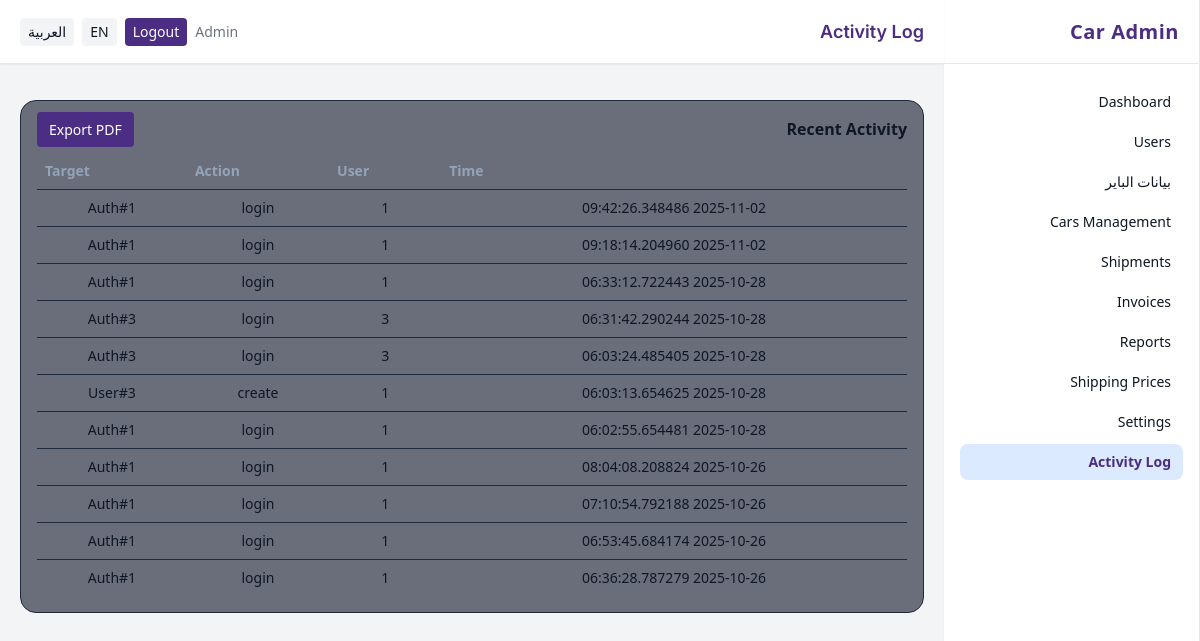
The page /admin/activity (signed in) on the database as committed earlier.
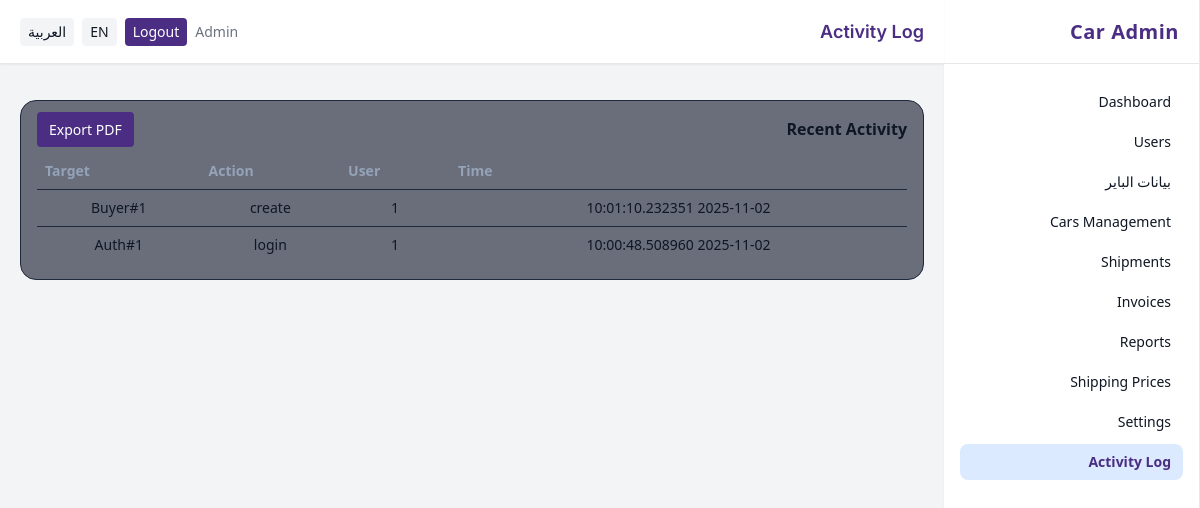
The same page on the database as committed later.
### app/models.py (models this page shows, shortened)
class User(db.Model, UserMixin):
    __tablename__ = "users"
    id = db.Column(db.Integer, primary_key=True)
    name = db.Column(db.String(150))
    email = db.Column(db.String(180), unique=True, index=True)
    phone = db.Column(db.String(50))
    password_hash = db.Column(db.String(200))
    role_id = db.Column(db.Integer, db.ForeignKey("roles.id"))
    active = db.Column(db.Boolean, default=True)
    created_at = db.Column(db.DateTime, default=datetime.utcnow)
    last_login_at = db.Column(db.DateTime)
    role = db.relationship("Role")
    @property
    def is_active(self):
        return bool(self.active)

class AuditLog(db.Model):
    __tablename__ = "audit_logs"
    id = db.Column(db.Integer, primary_key=True)
    user_id = db.Column(db.Integer, db.ForeignKey("users.id"))
    action = db.Column(db.String(200))
    target_type = db.Column(db.String(100))
    target_id = db.Column(db.Integer)
    meta = db.Column(db.JSON)
    timestamp = db.Column(db.DateTime, default=datetime.utcnow)

### app/blueprints/admin/routes.py (the view, shortened to what this page needs)
@admin_bp.route("/activity")
@role_required("admin")
def activity_log():
    from io import BytesIO
    from reportlab.lib.pagesizes import A4
    from reportlab.pdfgen import canvas
    export = request.args.get("export")
    logs = db.session.query(AuditLog).order_by(AuditLog.timestamp.desc()).limit(200).all()
    return render_template("admin/activity_log.html", logs=logs)

### app/security.py (called while the page is built)
def _canonicalize_role(role_name: str | None) -> str | None:
    if not role_name:
        return None
    name = role_name.strip().lower()
    synonyms = {
        "staff": "employee",
        "employees": "employee",
    }
    return synonyms.get(name, name)

def role_required(*allowed_roles: str) -> Callable:
    normalized_allowed = {
        r for r in (_canonicalize_role(r) for r in allowed_roles) if r is not None
    }
    def decorator(view_func: Callable) -> Callable:
        @wraps(view_func)
        @login_required
        def wrapper(*args, **kwargs):
            user_role = getattr(getattr(current_user, "role", None), "name", None)
            user_role_norm = _canonicalize_role(user_role)
            if not user_role_norm or user_role_norm not in normalized_allowed:
                abort(403)
            return view_func(*args, **kwargs)
        return wrapper
    return decorator

### app/templates/admin/activity_log.html (shortened to what this page needs)
{% extends "base_admin.html" %}
{% block header %}{{ _('Activity Log') }}{% endblock %}
{% block content %}
<div class="bg-slate-900/60 border border-slate-800 rounded-2xl p-4">
  <div class="flex justify-between items-center mb-3">
    <h2 class="font-semibold">{{ _('Recent Activity') }}</h2>
    <div>
      <a href="{{ url_for('admin.activity_log') }}?export=pdf" class="px-3 py-2 text-sm rounded bg-primary text-white">{{ _('Export PDF') }}</a>
    </div>
  </div>
  <table class="w-full text-sm">
    <thead>
      <tr class="text-left text-slate-400">
        <th class="p-2">{{ _('Time') }}</th>
        <th class="p-2">{{ _('User') }}</th>
        <th class="p-2">{{ _('Action') }}</th>
        <th class="p-2">{{ _('Target') }}</th>
      </tr>
    </thead>
    <tbody>
      {% for a in logs %}
      <tr class="border-t border-slate-800">
        <td class="p-2">{{ a.timestamp }}</td>
        <td class="p-2">{{ a.user_id }}</td>
        <td class="p-2">{{ a.action }}</td>
        <td class="p-2">{{ a.target_type }}#{{ a.target_id }}</td>
      </tr>
      {% else %}
      <tr>
        <td colspan="4" class="p-3 text-slate-500">{{ _('No activity yet') }}</td>
      </tr>
      {% endfor %}
    </tbody>
  </table>
</div>
{% endblock %}

### app/templates/base_admin.html (shortened to what this page needs)
<!doctype html>
<html lang="{{ g.get('lang_code', 'ar') }}" {% if g.get('lang_code', 'ar') == 'ar' %}dir="rtl"{% endif %} class="h-full bg-background">
<head>
  <script src="https://cdn.tailwindcss.com"></script>
  <link href="https://cdnjs.cloudflare.com/ajax/libs/font-awesome/6.5.0/css/all.min.css" rel="stylesheet">
</head>
<body class="h-full text-neutral text-center">
  <div class="min-h-screen flex bg-background">
    {% if current_user.is_authenticated and current_user.role and (current_user.role.name|lower) == 'admin' %}
    <aside class="w-64 hidden md:flex flex-col bg-white border-r border-gray-200 shadow-sm">
      <div class="h-16 flex items-center px-5 border-b border-gray-200">
        <div class="text-primary text-xl font-bold tracking-wide">{{ _('Car Admin') }}</div>
      </div>
      <nav class="flex-1 px-4 py-5 space-y-1 text-sm">
        <a href="{{ url_for('admin.dashboard') }}" class="flex items-center gap-3 px-3 py-2 rounded-lg hover:bg-blue-50 {% if request.endpoint=='admin.dashboard' %}bg-blue-100 text-primary font-semibold{% endif %}">{{ _('Dashboard') }}</a>
        <a href="{{ url_for('admin.users_list') }}" class="flex items-center gap-3 px-3 py-2 rounded-lg hover:bg-blue-50 ">{{ _('Users') }}</a>
        <a href="{{ url_for('admin.buyers_list') }}" class="flex items-center gap-3 px-3 py-2 rounded-lg hover:bg-blue-50 ">بيانات الباير</a>
        <a href="{{ url_for('ops.dashboard') }}" class="flex items-center gap-3 px-3 py-2 rounded-lg hover:bg-blue-50">{{ _('Cars Management') }}</a>
        <a href="{{ url_for('ops.dashboard') }}" class="flex items-center gap-3 px-3 py-2 rounded-lg hover:bg-blue-50">{{ _('Shipments') }}</a>
        <a href="{{ url_for('acct.dashboard') }}" class="flex items-center gap-3 px-3 py-2 rounded-lg hover:bg-blue-50">{{ _('Invoices') }}</a>
        <a href="{{ url_for('admin.reports') }}" class="flex items-center gap-3 px-3 py-2 rounded-lg hover:bg-blue-50 ">{{ _('Reports') }}</a>
        <a href="{{ url_for('admin.shipping_prices_list') }}" class="flex items-center gap-3 px-3 py-2 rounded-lg hover:bg-blue-50 ">{{ _('Shipping Prices') }}</a>
        <a href="{{ url_for('admin.settings') }}" class="flex items-center gap-3 px-3 py-2 rounded-lg hover:bg-blue-50 {% if request.endpoint=='admin.settings' %}bg-blue-100 text-primary font-semibold{% endif %}">{{ _('Settings') }}</a>
        <a href="{{ url_for('admin.activity_log') }}" class="flex items-center gap-3 px-3 py-2 rounded-lg hover:bg-blue-50 {% if request.endpoint and request.endpoint.startswith('admin.activity_log') %}bg-blue-100 text-primary font-semibold{% endif %}">{{ _('Activity Log') }}</a>
      </nav>
    </aside>
    {% endif %}
    <div class="flex-1 flex flex-col min-w-0">
      <header class="h-16 flex items-center justify-between px-5 bg-white border-b border-gray-200 shadow-sm">
        <div class="text-lg font-semibold text-primary font-heading">{% block header %}{% endblock %}</div>
        <div class="flex items-center gap-2 text-sm">
          {% if current_user.is_authenticated %}
            <span class="text-muted">{{ current_user.name }}</span>
            <a href="{{ url_for('auth.logout') }}" class="px-2 py-1 rounded bg-primary text-white hover:opacity-90 transition">{{ _('Logout') }}</a>
          {% endif %}
          <a href="{{ request.path }}?lang=en" class="px-2 py-1 rounded bg-background hover:bg-white">EN</a>
          <a href="{{ request.path }}?lang=ar" class="px-2 py-1 rounded bg-background hover:bg-white">العربية</a>
        </div>
      </header>
      <div class="px-5 pt-4">
      </div>
      <main class="p-5">
        {% block content %}{% endblock %}
      </main>
    </div>
  </div>
</body>
</html>

### app/templates/base_admin.html (style rules this page uses)
body { font-family: ui-sans-serif, system-ui, -apple-system, Segoe UI, Roboto, Arial, sans-serif; }

Rows that differ between the two databases and show on the page:
removed AuditLog: timestamp "2025-10-28 06:03:13.654625", user_id "1", action "create", target_type "User", target_id "3"
removed AuditLog: timestamp "2025-11-02 09:42:26.348486", user_id "1", action "login", target_type "Auth", target_id "1"
removed AuditLog: timestamp "2025-11-02 09:18:14.204960", user_id "1", action "login", target_type "Auth", target_id "1"
removed AuditLog: timestamp "2025-10-28 06:33:12.722443", user_id "1", action "login", target_type "Auth", target_id "1"
removed AuditLog: timestamp "2025-10-28 06:31:42.290244", user_id "3", action "login", target_type "Auth", target_id "3"
removed AuditLog: timestamp "2025-10-28 06:03:24.485405", user_id "3", action "login", target_type "Auth", target_id "3"
removed AuditLog: timestamp "2025-10-28 06:02:55.654481", user_id "1", action "login", target_type "Auth", target_id "1"
removed AuditLog: timestamp "2025-10-26 08:04:08.208824", user_id "1", action "login", target_type "Auth", target_id "1"
removed AuditLog: timestamp "2025-10-26 07:10:54.792188", user_id "1", action "login", target_type "Auth", target_id "1"
changed AuditLog: timestamp "2025-10-26 06:53:45.684174" → "2025-11-02 10:01:10.232351"; action "login" → "create"; target_type "Auth" → "Buyer"
changed AuditLog "login": timestamp "2025-10-26 06:36:28.787279" → "2025-11-02 10:00:48.508960"
Other text that changed with them:
text now shown: "User"
